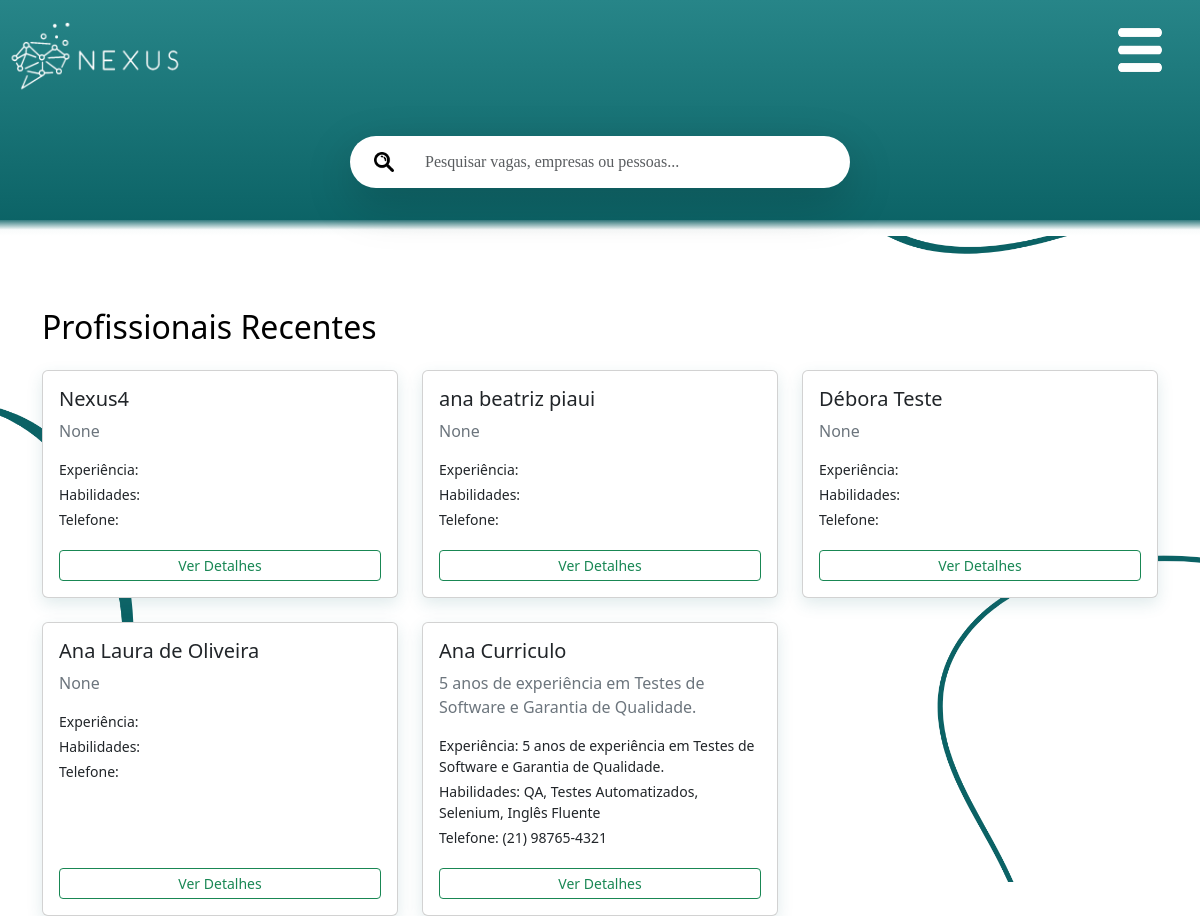
Screenshot of /index (signed in) with the database file from the repository.
### models.py (models this page shows)
class Profissional(db.Model):
    __tablename__ = 'profissionais'
    id = db.Column(db.Integer, primary_key=True)
    usuario_id = db.Column(db.Integer, db.ForeignKey('usuarios.id'), unique=True, nullable=False)
    nome_profissional = db.Column(db.String(150), nullable=False)
    endereco = db.Column(db.String(200))
    cidade = db.Column(db.String(100))
    estado = db.Column(db.String(100))
    cep = db.Column(db.String(15))
    telefone = db.Column(db.String(50))
    experiencia = db.Column(db.Text)
    habilidades = db.Column(db.Text)
    usuario = db.relationship('Usuario', backref=db.backref('profissional', uselist=False))

### app.py (the view)
@app.route('/index')
def index():
    if 'usuario_id' not in session:
        return redirect(url_for('mostrar_login'))
    tipo_conta = session.get('tipo_conta')
    cards = []
    titulo_secao = "Destaques"
    if tipo_conta == 'profissional':
        vagas = Vaga.query.order_by(Vaga.id.desc()).limit(10).all()
        cards = formatar_cards_vagas(vagas) or []
        titulo_secao = "Vagas em Destaque"
    elif tipo_conta == 'empresa':
        perfis = Profissional.query.order_by(Profissional.id.desc()).limit(10).all()
        cards = formatar_cards_profissionais(perfis) or []
        titulo_secao = "Profissionais Recentes"
    if cards is None:
        print("ALERTA: 'cards' é None! Forçando para lista vazia.")
        cards = []
    return render_template('Index.html', tipo_conta=tipo_conta, cards=cards, titulo_secao=titulo_secao, termo_pesquisa='')

### app.py (called while the page is built, shortened)
def truncate_filter(s, length=255, killwords=False, end='...'):
    if s is None:
        return ""
    if not isinstance(s, str):
        s = str(s) # Converte para string caso seja um número, etc.
    if len(s) <= length:
        return s

@app.after_request
def add_security_headers(response):
    return response

### utils.py (called while the page is built)
def formatar_cards_profissionais(profissionais):
    if profissionais is None:
        return []
    cards_formatados = []
    for perfil in profissionais:
        nome_usuario_fallback = getattr(perfil, 'usuario', None)
        nome_usuario = nome_usuario_fallback.nome if nome_usuario_fallback else "Profissional"
        nome_titulo = perfil.nome_profissional if perfil.nome_profissional else nome_usuario
        cards_formatados.append({
            'id': perfil.id,
            'titulo': nome_titulo,
            'descricao': perfil.experiencia,
            'detalhes': {
                'experiencia': perfil.experiencia,
                'habilidades': perfil.habilidades,
                'telefone': perfil.telefone,
                'cidade': perfil.cidade,
            }
        })
    return cards_formatados

### templates/Index.html (shortened to what this page needs)
<html>
<head>
    <link rel="stylesheet" href="https://cdnjs.cloudflare.com/ajax/libs/font-awesome/6.5.1/css/all.min.css"
 />
    <link href="{{ url_for('static', filename='Estilo.css') }}" rel="stylesheet">
    <link href="https://cdn.jsdelivr.net/npm/bootstrap@5.3.3/dist/css/bootstrap.min.css" rel="stylesheet"
>
</head>
<body id="corpoInicio2">
    <header id="cabecalhoIndex">
        <a href="{{ url_for('index') }}"><img src="{{ url_for('static', filename='images/logo-branco.png') }}"
                id="logoheader" alt="Logo Nexus"></a>
        <div id="offcanvas-toggle-container">
            <button class="navbar-toggler" type="button" data-bs-toggle="offcanvas" data-bs-target="#offcanvasNavbar"
                aria-controls="offcanvasNavbar" aria-label="Toggle navigation" id="offcanvasToggleBtn">
                <img src="{{ url_for('static', filename='images/Menu-Hamburguer-Branco.png') }}" alt="Menu"
                    id="menuImage">
            </button>
        </div>
        <div id="allcontainer" class="d-flex justify-content-center p-3">
            <form action="/resultado_pesquisa" method="GET" class="search-container w-100" style="max-width: 500px;">
                <div class="input-group shadow-lg rounded-pill">
                    <button type="submit" class="input-group-text bg-white border-0 rounded-start-pill ps-3"
                        style="border: none;">
                        <img src="{{ url_for('static', filename='images/lupa-de-pesquisa.png') }}" alt="Lupa"
                            style="width: 20px; height: 20px; cursor: pointer;">
                    </button>
                    <input type="text" name="search" id="search" class="form-control border-0 rounded-end-pill"
                        placeholder="Pesquisar vagas, empresas ou pessoas..." value="{{ termo_pesquisa or '' }}">
                </div>
            </form>
        </div>
        <div id="degradeCabecalhoIndex"></div>
    </header> <br><br>
    <div class="container mt-4">
        <h2 class="col-12 text-black mb-4" id="tituloSecao">{{ titulo_secao }}</h2>
        <div class="row row-cols-1 row-cols-md-2 row-cols-lg-3 g-4" id="cards-container">
            {% for card in cards %}
            <div class="col item-lista">
                <div class="card h-100 card-nexus">
                    <div class="card-body d-flex flex-column">
                        <h5 class="card-title text-dark">{{ card.titulo }}</h5>
                        <p class="card-text text-secondary mb-3">{{ card.descricao | default('') }}</p>
                        {% if tipo_conta == 'profissional' %}
                        <p class="mb-1"><small>Empresa: <strong>{{ card.detalhes.empresa | default('Não Informado')
                                    }}</strong></small></p>
                        <p class="mb-1"><small>Local: {{ card.detalhes.local | default('Não Informado') }}</small></p>
                        <p class="mb-1"><small>Requisitos: {{ card.detalhes.requisitos | truncate(80) | default('Sem
                                requisitos listados') }}</small></p>
                        {% elif tipo_conta == 'empresa' %}
                        <p class="mb-1">
                            <small>
                                Experiência:
                                {{ card.detalhes.experiencia | truncate(80) | default('Nenhuma informação') }}
                            </small>
                        </p>
                        <p class="mb-1"><small>Habilidades: {{ card.detalhes.habilidades | default('Não listadas') |
                                truncate(80) }}</small></p>
                        <p class="mb-1"><small>Telefone: {{ card.detalhes.telefone | truncate(80) | default('Não
                                informado') }}</small>
                        </p>
                        {% endif %}
                        <div class="mt-auto pt-3">
                            <a href="{% if tipo_conta == 'profissional' %}{{ url_for('detalhe', tipo='vaga', id=card.id) }}{% else %}{{ url_for('detalhe', tipo='profissional', id=card.id) }}{% endif %}"
                                class="btn btn-sm btn-outline-success w-100">
                                Ver Detalhes
                            </a>
                        </div>
                    </div>
                </div>
            </div>
            {% endfor %}
        </div>
    </div>
</body>
</html>

### static/Estilo.css (style rules this page uses)
#corpoInicio2 { background-color: white; background-image: url(../static/images/ELEMENTO2.png); background-size: 100%; background-repeat: no-repeat; background-position: center; }
#logoheader { width: auto; height: auto; max-height: 100px; margin: 0; }
#cabecalhoIndex { background-color: #268a8d; color: white; font-family: Cambria, Cochin, Georgia, Times, 'Times New Roman', serif; width: 100%; border-bottom: 6px solid transparent; background-image: linear-gradient(#278588, #0B6265), linear-gradient(to bottom, #0B6265, #ffffff); background-origin: padding-box, border-box; background-clip: padding-box, border-box; }
#tituloSecao { background-color: white; }
#offcanvas-toggle-container { position: absolute; top: 15px; right: 15px; z-index: 1050; }
#offcanvasToggleBtn { background-color: transparent !important; border: none !important; box-shadow: none !important; padding: 0; width: auto; height: auto; }
#menuImage { width: 90px; height: 70px; display: block; }
#degradeCabecalhoIndex { height: 10px; width: 100%; background: linear-gradient(to bottom, #317a7e, #ffffff); }
#allcontainer { display: flex; justify-content: center; align-items: flex-start; gap: 5px; margin-top: 20px; }
.input-group { display: flex; align-items: center; background-color: #ffffff; padding: 8px 16px 8px 8px; border-radius: 24px; gap: 8px; margin-top: 0; }
.search-container { position: relative; }
#offcanvasToggleBtn { transition: opacity 0.3s ease; }
.card-nexus { border: 1px solid #c3dede; border-radius: 15px; overflow: hidden; box-shadow: 0 6px 16px rgba(49, 122, 126, 0.15); }

### rows the page displays
Profissional: titulo "Nexus4", descricao "None"
Profissional: titulo "ana beatriz piaui", descricao "None"
Profissional: titulo "Débora Teste", descricao "None"
Profissional: titulo "Ana Laura de Oliveira", descricao "None"
Profissional: titulo "Ana Curriculo", descricao "5 anos de experiência em Testes de Software e Garantia de Qualidade.", detalhes.experiencia "5 anos de experiência em Testes de Software e Garantia de Qualidade.", detalhes.habilidades "QA, Testes Automatizados, Selenium, Inglês Fluente", detalhes.telefone "(21) 98765-4321"

### other values shown
{{ titulo_secao }} "Profissionais Recentes"
